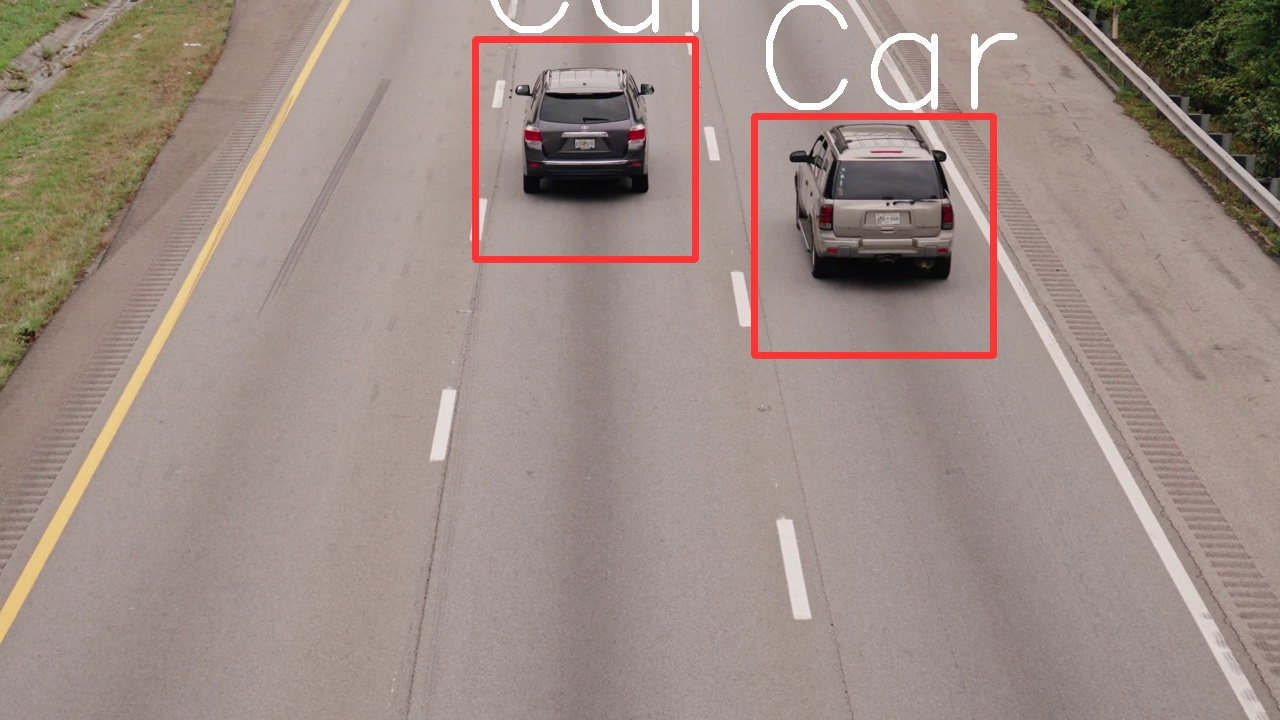
#> input picture vehicle_detection_Haar Cascade Classifier/save/11651484.jpg, 1280 x 720 px, given in place of input_video2.mp4, which was not available
$ python Car_detection.py
#> lines starting #> are read from the running program, lines starting #| are printed output that depends on the picture; after the words box and inside, x2 and y2 are one past the last pixel; in counts of white or black regions, pixels touching at a corner belong together; pictures that were not available may be replaced by others from this repository, and a replacement may not be noted
import cv2

import random
import sys


def generator():

    N = 10
    n=[random.randint(0,sys.maxsize) for _ in range(N)]
    b=str(n[0])
    a=b[:8]

    return a

cap = cv2.VideoCapture("G:/Git-projects/Object_Detection_project/car-detection-xml/input_video2.mp4")
car_cascade = cv2.CascadeClassifier('G:/Git-projects/Object_Detection_project/car-detection-xml/cars.xml')

while True:
    ret, frames = cap.read()
#> frames is the input picture: shape (720, 1280, 3); mean B, G, R 133.1, 140.9, 157
    gray = cv2.cvtColor(frames, cv2.COLOR_BGR2GRAY)
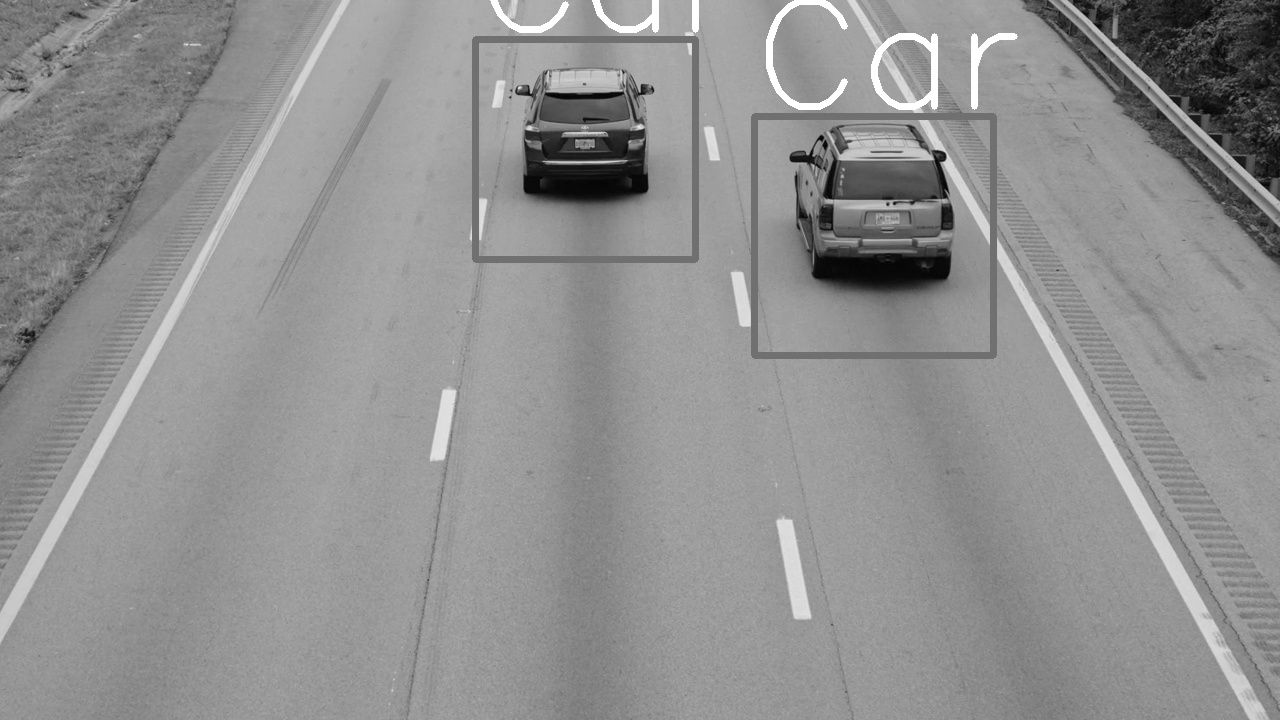
#> gray: shape (720, 1280); min 0, max 255, mean 144.8
    cars = car_cascade.detectMultiScale(gray, scaleFactor=1.1, minNeighbors=9)
#> cars = [[477, 41, 216, 216], [740, 98, 267, 267]]

    # if str(np.array(cars).shape[0]) == '1':
    #     i += 1
    #     continue
    for (x,y,w,h) in cars:
        plate = frames[y:y + h, x:x + w]
        cv2.rectangle(frames,(x,y),(x +w, y +h) ,(51 ,51,255),thickness=5)
        # cv2.rectangle(frames, (x, y - 40), (x + w, y), (51,51,255), -2)
        cv2.putText(frames, 'Car', (x, y - 10), cv2.FONT_HERSHEY_SIMPLEX, 5, (255, 255, 255), 5)
        cv2.imshow('car',plate)
        cv2.imwrite(F"G:\\Git-projects\\Object_Detection_project\\car-detection-xml\\save\\{generator()}.jpg",frames)
#> this loop made 2 passes
#> (x, y, w, h, N in generator, b in generator, a in generator) on passes 1 to 2: (477, 41, 216, 216, 10, '7106521602475165645', '71065216'), (740, 98, 267, 267, 10, '1360307757430227195', '13603077')
#> pass 1, `plate = frames[y:y + h, x:x + w]`:
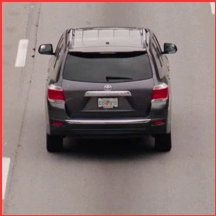
#> plate: shape (216, 216, 3); mean B, G, R 121.8, 123.3, 139.8
#> pass 1, `cv2.imshow('car',plate)`:
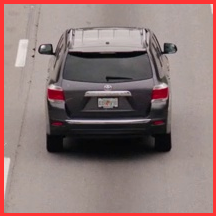
#> window 'car': shape (216, 216, 3); mean B, G, R 118, 119.3, 142.8
#> pass 1, `cv2.imwrite(F"G:\\Git-projects\\Object_Detection_project\\car-detectio..`:
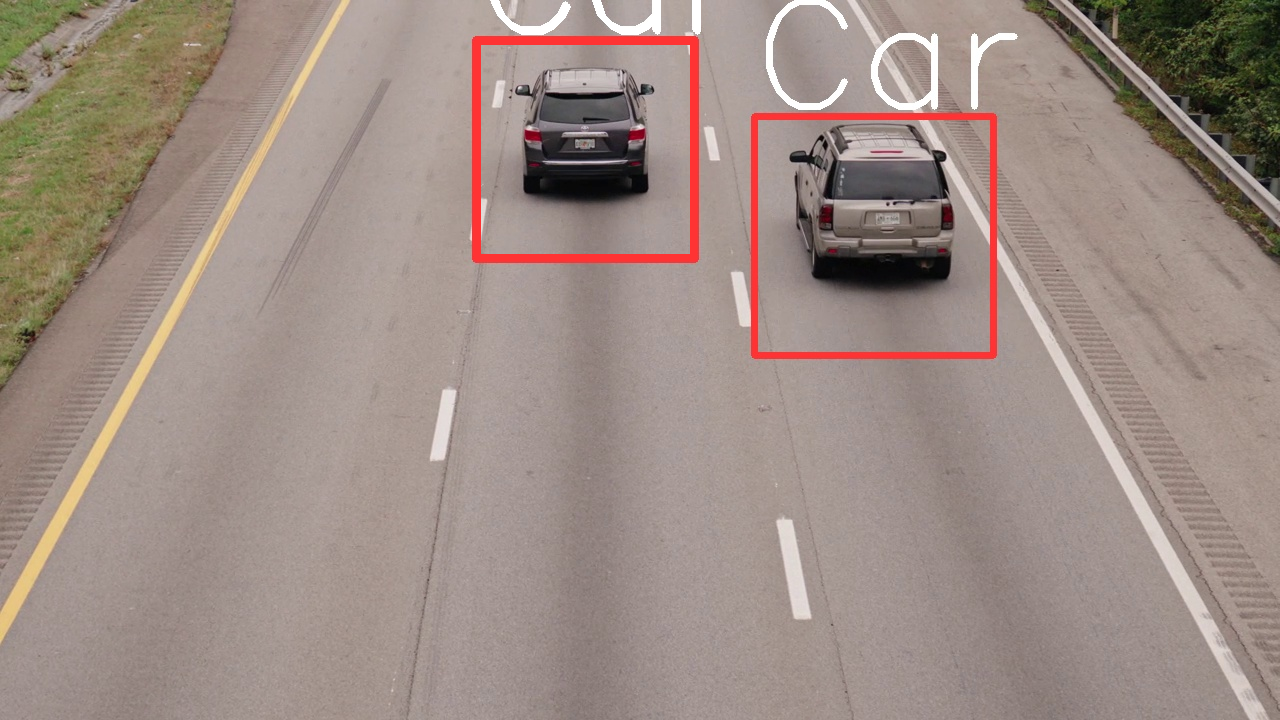
#> saved as 71065216.jpg: shape (720, 1280, 3); mean B, G, R 133, 140.7, 157.2
#> pass 2, `plate = frames[y:y + h, x:x + w]`:
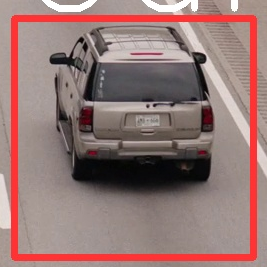
#> plate: shape (267, 267, 3); mean B, G, R 117, 119.7, 149.5
#> after the loop:
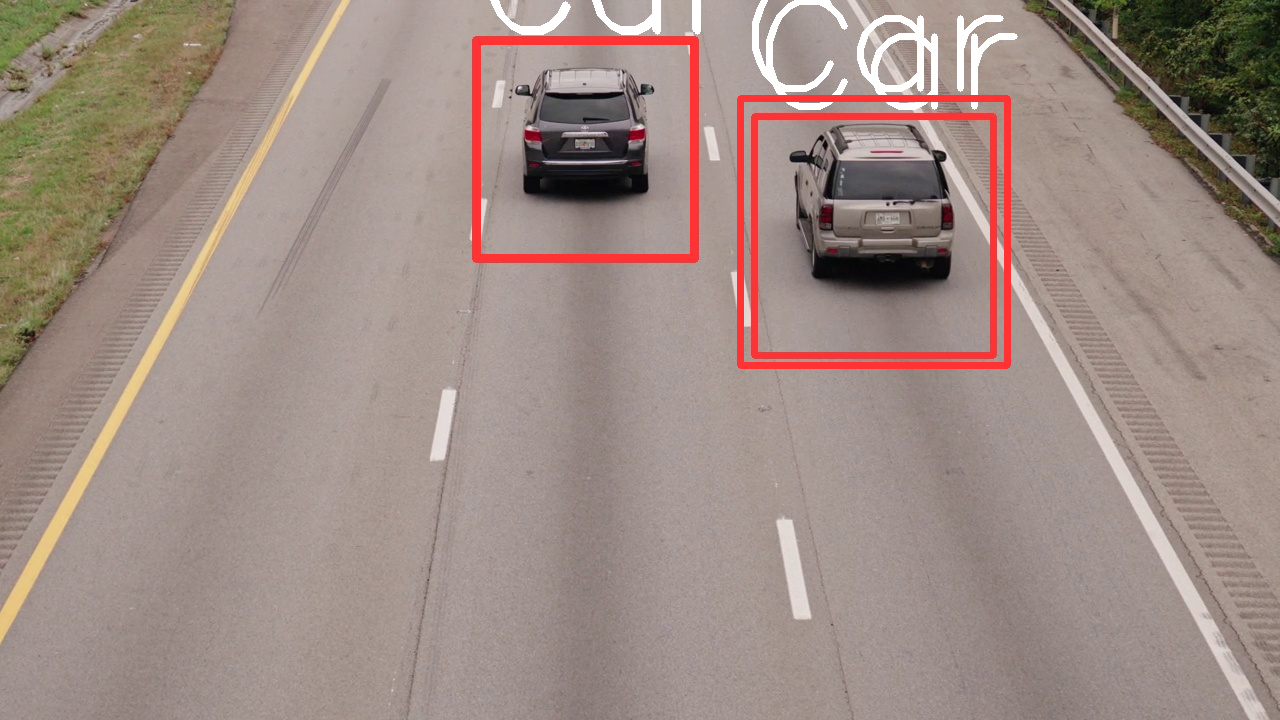
#> frames: shape (720, 1280, 3); 2.01% of pixels changed, all inside (x1, y1, x2, y2) = (474, 0, 1011, 369)

    # lab1 = "Car Count: " + str(i)
    # cv2.putText(frames, lab1, (40, 50), cv2.FONT_HERSHEY_SIMPLEX, 1, (147, 20, 255), 3)
    frames = cv2.resize(frames,(600,400))
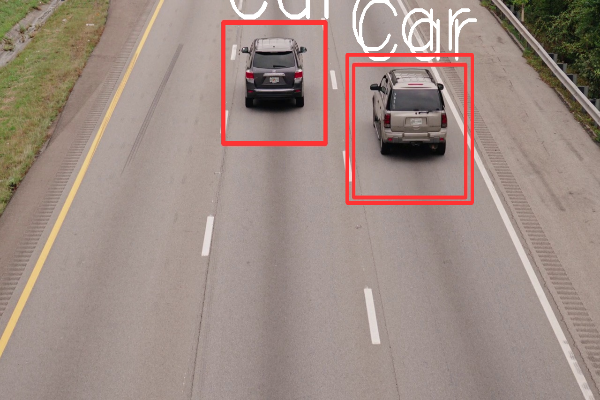
#> frames: shape (400, 600, 3); mean B, G, R 132.4, 140.1, 158.1
    cv2.imshow('Car Detection System', frames)
    # cv2.resizeWindow('Car Detection System', 800, 800)
    k = cv2.waitKey(30) & 0xff
#> (key Esc is pressed here)
    if k == 27:
        break
cv2.destroyAllWindows()

$ run again, on vehicle_detection_Haar Cascade Classifier/save/14132940.jpg
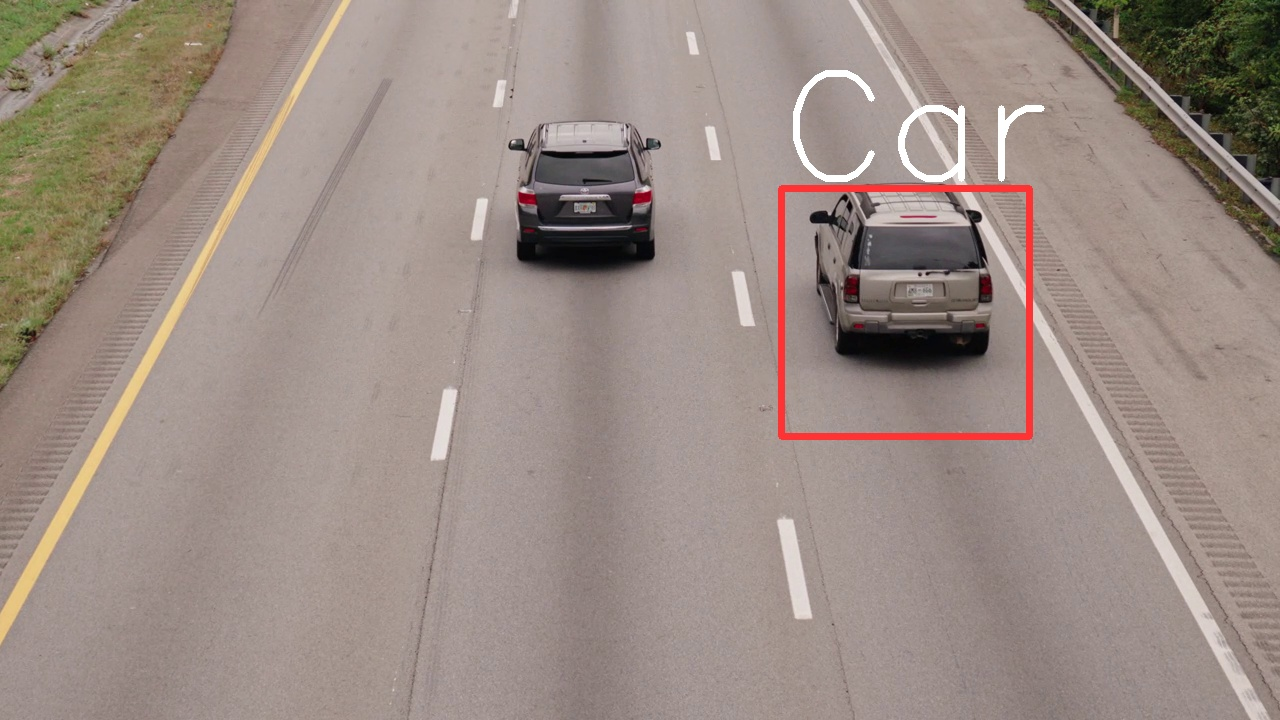
#> input picture vehicle_detection_Haar Cascade Classifier/save/14132940.jpg, 1280 x 720 px, given in place of input_video2.mp4, which was not available
#> frames is the input picture: shape (720, 1280, 3); mean B, G, R 132.8, 140.6, 155.5
#> cars = [[790, 195, 238, 238]]
#> the loop `for (x,y,w,h) in cars:` made 1 pass
#> (x, y, w, h, N in generator, b in generator, a in generator) on pass 1: (790, 195, 238, 238, 10, '7106521602475165645', '71065216')
#> pass 1, `cv2.imshow('car',plate)`:
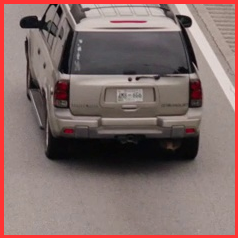
#> window 'car': shape (238, 238, 3); mean B, G, R 105.9, 108.2, 130.7
#> `frames = cv2.resize(frames,(600,400))`:
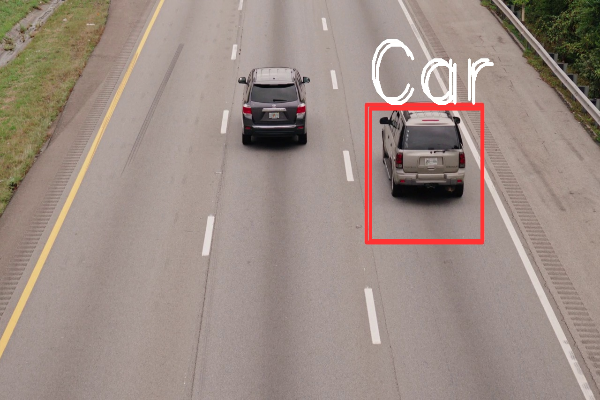
#> frames: shape (400, 600, 3); mean B, G, R 132.8, 140.5, 156.1
